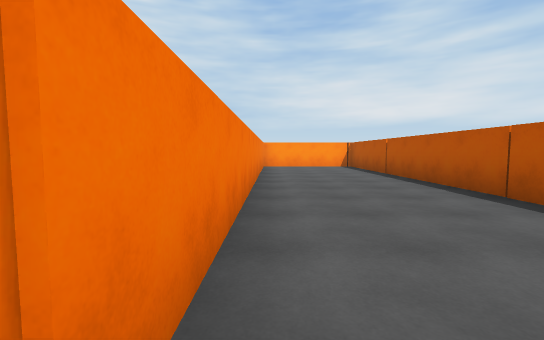
[1] (above)

16 first-person views from a walk through a Unity game level. The camera is 1.3 m above the floor, tilts 4° down and sees 90° across. The floor is counted in squares, 2 m on a side. Each view is taken from the middle of a square. On the plan, view 1 faces up. The plan holds only what a view shows up to about 9 squares ahead; the rest is blank. The place goes on beyond the plan. The player character is not drawn.

[2]
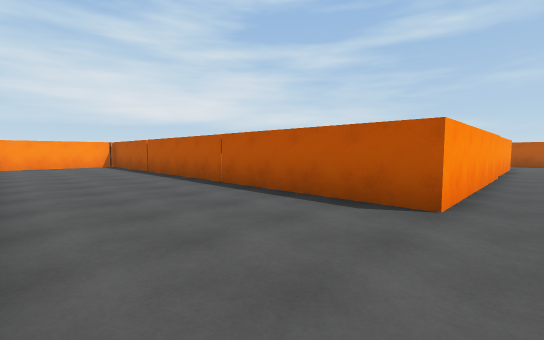

[3]
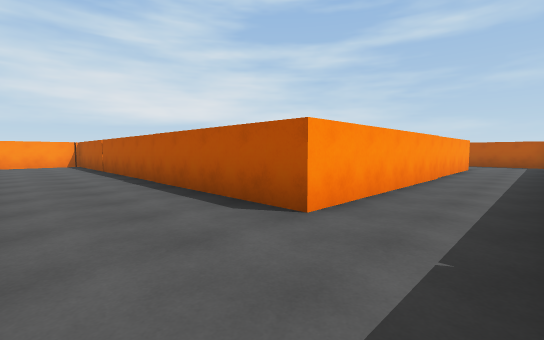

[4]
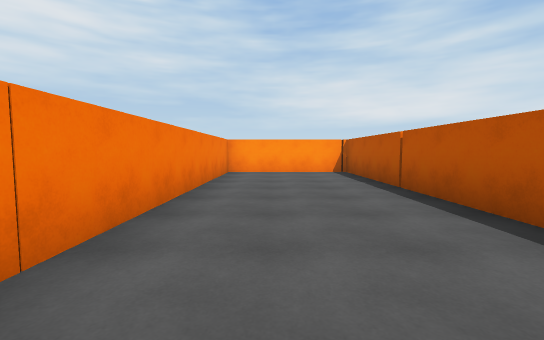

[5]
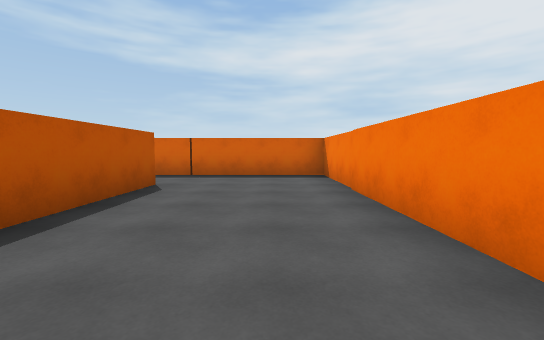

[6]
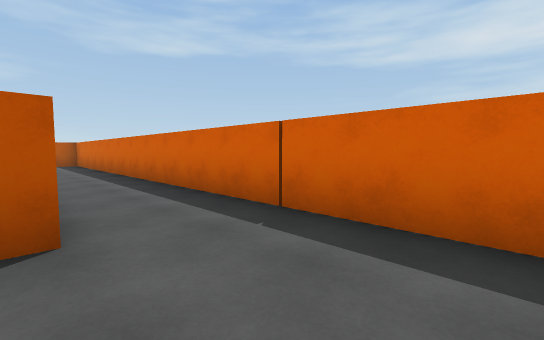

[7]
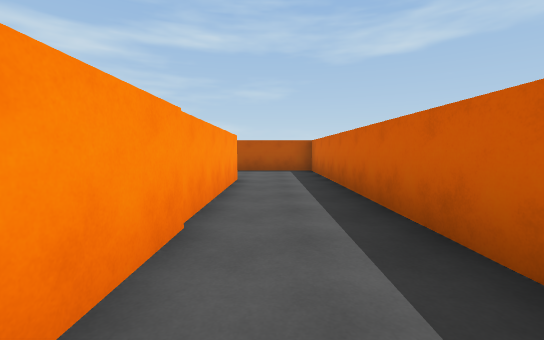

[8]
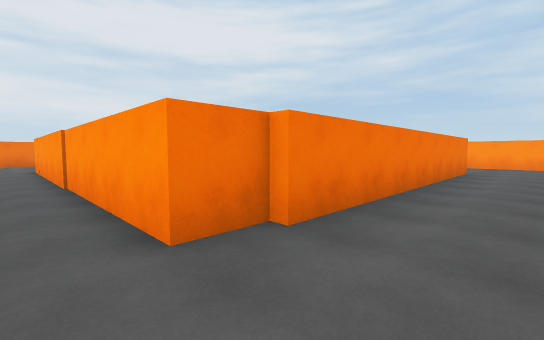

[9]
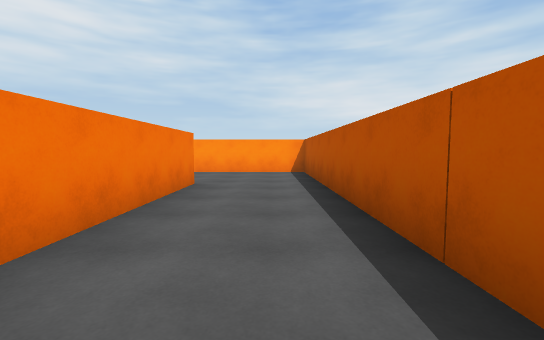

[10]
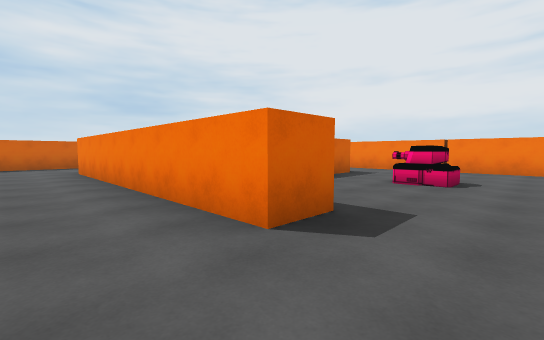

[11]
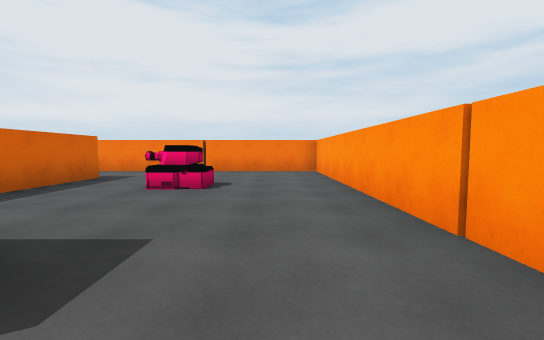

[12]
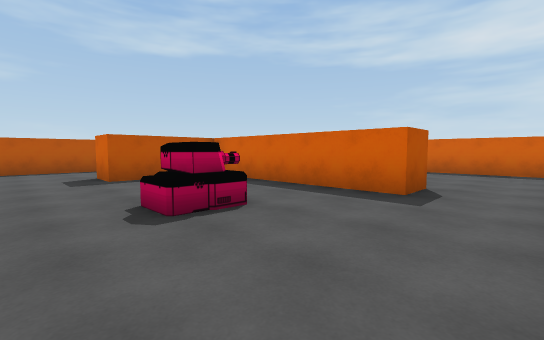

[13]
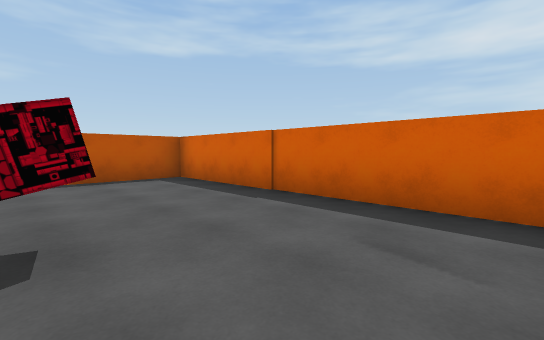

[14]
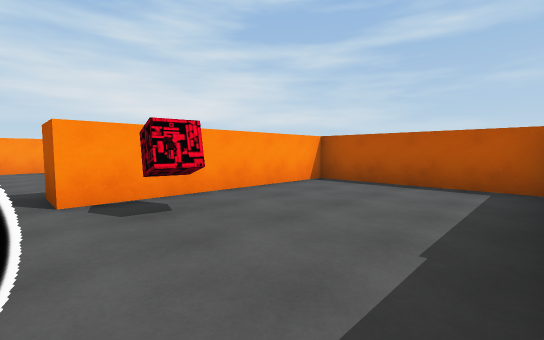

[15]
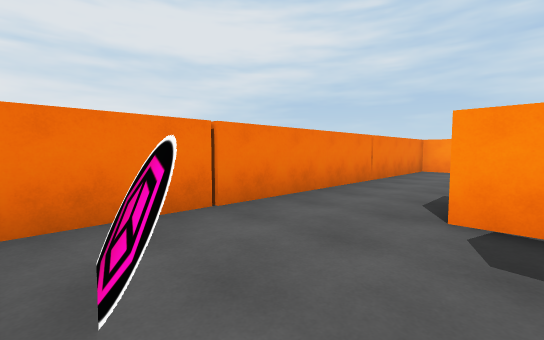

[16]
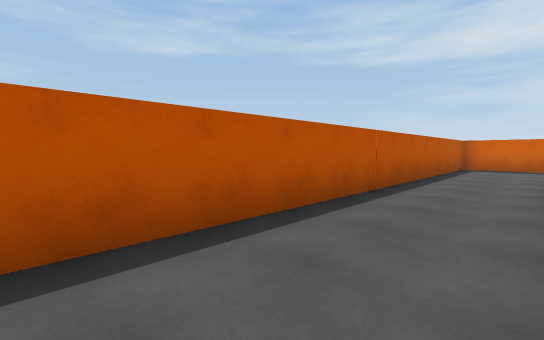

### Floor plan
Points are (right, up) in squares from view 1. A wall is a line through its corners. A room is listed if a view was taken in it or the views show most of it. See-through windows are left out.
Room 1 (views 1, 2, 3, 4, 5, 6, 7)
walls: (12.2, -0.2) (3.3, -0.2) (3.3, 11.4) (-0.4, 11.4) (-0.4, -2.3) (12.5, -2.3)
ways out: opening at (12, -1.5) to room 2
Room 2 (views 8, 9, 10, 11, 12, 16)
walls: (11.5, 7.1) (11.5, 8.4) (12.5, 8.4) (12.5, 0.8); (6.4, 4.8) (6.4, 5.8) (11.2, 5.8); (12.2, 0.8) (12.2, -0.2); (12.5, -2.3) (15, -2.3) (15, 11.4) (4.3, 11.4) (4.3, 4.4)
ways out: opening at (12, -1.5) to room 1; opening at (5.5, 5) to room 3
objects: other object (8, 8) to (8, 9)
Room 3 (views 13, 14, 15)
walls: (6.1, 2.3) (5, 2.6); (4.9, 0.7) (11.5, 0.7) (11.5, 4.8) (6.4, 4.8); (4.3, 4.4) (4.3, 1.9)
ways out: opening at (5.5, 5) to room 2
objects: other object (7, 4)

Positions as (right, up) in squares from view 1, and headings:
1: (0, 0), facing up
2: (0, -1), facing up-right
3: (1, -2), facing up-right
4: (1, 3), facing up
5: (1, 5), facing down
6: (1, 0), facing down-right
7: (6, -1), facing right
8: (14, -1), facing up-left
9: (14, 3), facing up
10: (14, 10), facing down-left
11: (13, 10), facing left
12: (5, 10), facing down-right
13: (5, 4), facing down-right
14: (6, 1), facing up-right
15: (7, 2), facing up-left
16: (13, 9), facing down-right
